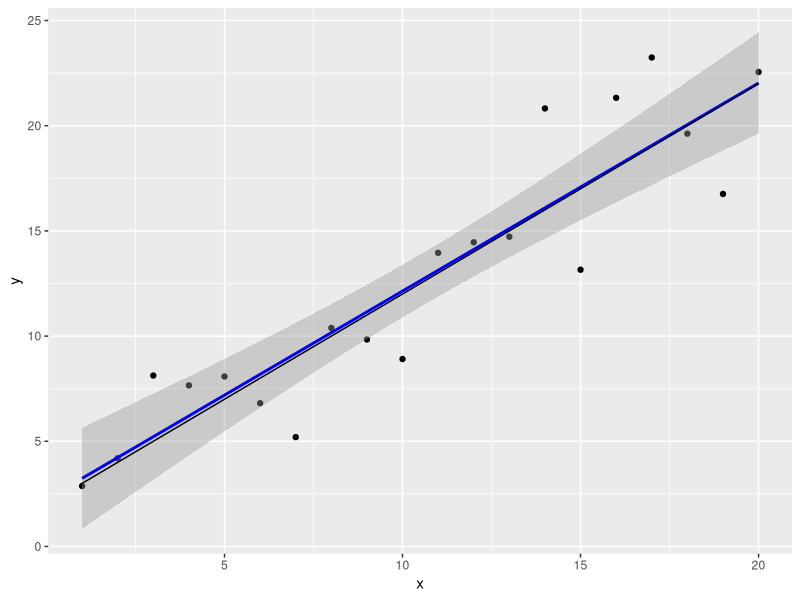

Write R code to recreate this figure. (Note: this script raises an error after producing the figure.)
## ---- chunk 1
x <- 1:20

a <- 2 
b <- 1
## ---- chunk 2
( y_det <- a + b * x)
## ---- chunk 3
set.seed(1001)
## ---- chunk 4
y <- rnorm(20, mean = y_det, sd = 2)
## ---- chunk 5
y <- rnorm(20, mean = a + b * x, sd = 2)
y
## ---- chunk 6
library(ggplot2) 
qplot(x, y, geom="point") + geom_smooth(method = "lm", color = "blue") + geom_line(aes(y=y_det))
## ---- chunk 7
lm(y ~ x)
## ---- chunk 8
summary(lm(y ~ x))
## ---- chunk 9
# The 97.5th percentile 
qnorm(1 - 0.05/2)
# and the 2.5th percentile of the normal
qnorm(0.05/2)
## ---- chunk 10
# a
2.251 + 1.96*1.234
2.251 - 1.96*1.234

# b
0.989 + 1.96*0.103 
0.989 - 1.96*0.103 
## ---- chunk 11
confint( lm(y~x) )
## ---- chunk 12
qplot(x, y = rnorm(20, mean = a + b * x, sd = 6)) + geom_smooth(se = F, linetype = 2) + geom_smooth(method = "lm") + stat_function(fun = function(x) a + b*x)
## ---- chunk 13
a <- 20
b <- 1
k <- 5
## ---- chunk 14
x <- runif(50, min = 0, max = 5)
## ---- chunk 15
y_det <- a * b / (b + x)
## ---- chunk 16
y <- rnbinom(50, mu = y_det, size = k)
## ---- chunk 17

hyperbolic <- function(x, a = 20, b = 1) {a*b / (b+x)}

qplot(x, y) #+ stat_function(fun = hyperbolic)

## ---- chunk 18
hyperbolic <- function(x, a = 20, b = 1) {a*b / (b+x)}
## ---- chunk 19
group <- factor( rep(1:2, each = 25) )
group
## ---- chunk 20
a <- c(20, 10)
b <- c(1, 2)
k <- 5
## ---- chunk 21
y_det <- a[group]*b[group] / (b[group] + x)
y <- rnbinom(50, mu = y_det, size = k)
## ---- chunk 22
qplot(x, y, color = group) + stat_function(fun = hyperbolic, args = list(a=20, b=1), aes(color="1")) +
	stat_function(fun = hyperbolic, args = list(a=10, b=2), aes(color="2"))
